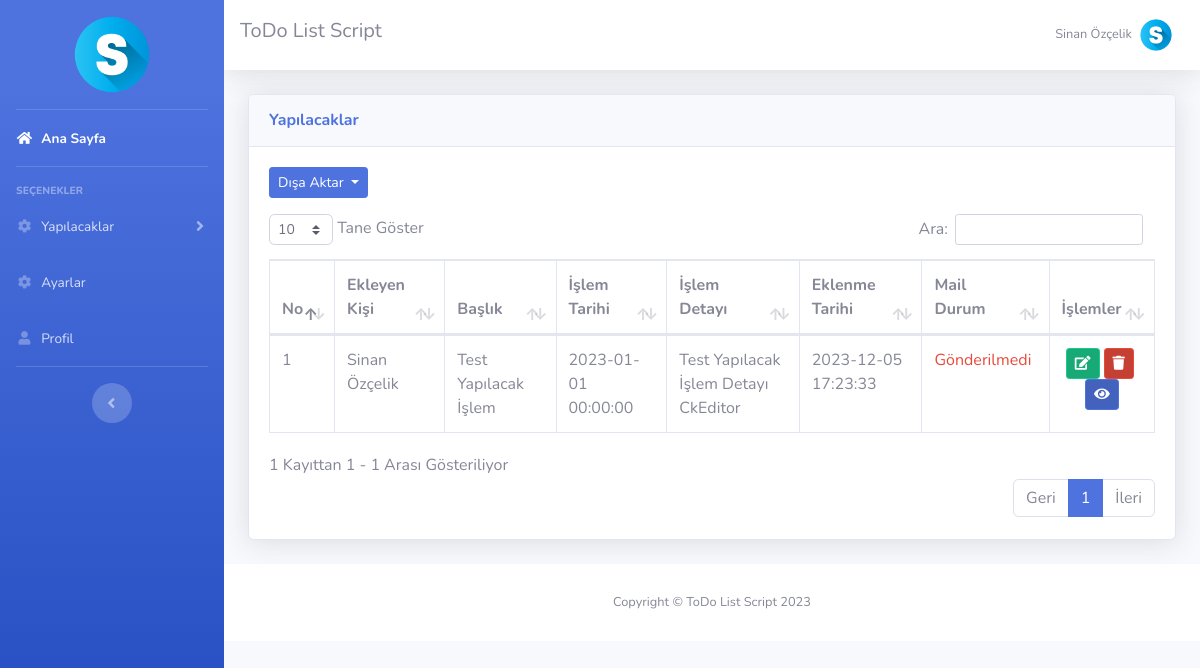
The app's page /yapilacaklar.php (signed in) with its own data.
### tables this page shows
CREATE TABLE `ayarlar` (
  `id` int(11) NOT NULL,
  `site_logo` varchar(400) NOT NULL,
  `site_baslik` varchar(350) NOT NULL,
  `site_aciklama` varchar(300) NOT NULL,
  `site_link` varchar(100) NOT NULL,
  `site_sahip_mail` varchar(100) NOT NULL,
  `site_mail_host` varchar(100) NOT NULL,
  `site_mail_mail` varchar(100) NOT NULL,
  `site_mail_port` int(11) NOT NULL,
  `site_mail_sifre` varchar(100) NOT NULL
);

CREATE TABLE `yapilacaklar` (
  `yap_id` int(11) NOT NULL,
  `yap_kul` int(11) NOT NULL,
  `yap_baslik` varchar(300) NOT NULL,
  `yap_islem_tarih` datetime NOT NULL,
  `yap_mail_onay` int(11) NOT NULL DEFAULT 0,
  `yap_detay` text NOT NULL,
  `yap_mail_durum` int(11) NOT NULL DEFAULT 0,
  `yap_eklenme_tarih` datetime NOT NULL DEFAULT current_timestamp()
);

CREATE TABLE `kullanicilar` (
  `kul_id` int(11) NOT NULL,
  `kul_isim` varchar(200) NOT NULL,
  `kul_mail` varchar(200) NOT NULL,
  `kul_sifre` varchar(100) NOT NULL,
  `kul_telefon` varchar(100) NOT NULL,
  `kul_yetki` int(11) NOT NULL DEFAULT 0
);

### islemler/baglan.php (called while the page is built, shortened)
<?php
$host = "localhost";
$veritabani_ismi = "todo";
$kullanici_adi = "root";
$sifre = "";
try {
	$db = new PDO("mysql:host=$host;dbname=$veritabani_ismi;charset=utf8", $kullanici_adi, $sifre);
} catch (PDOException $e) {
	echo $e->getmessage();
}
$sorgu = $db->prepare("SELECT * FROM ayarlar");
$sorgu->execute();
$ayarcek = $sorgu->fetch(PDO::FETCH_ASSOC);
?>

### fonksiyonlar.php (called while the page is built, shortened)
<?php
function yetkikontrol()
{
	if (@$_SESSION['kul_yetki'] == 1) {
		return TRUE;
	} else {
		return FALSE;
	}
}
?>

### yapilacaklar.php (the view, shortened to what this page needs)
<?php
include 'header.php'
  ?>
<link rel="stylesheet" type="text/css" href="vendor/datatables/dataTables.bootstrap4.min.css">
<div class="container-fluid">
  <div class="card shadow mb-4">
    <div class="card-header py-3">
      <h6 class="m-0 font-weight-bold text-primary">Yapılacaklar</h6>
    </div>
    <div class="card-body">
      <div class="dropdown">
        <button class="btn btn-primary btn-sm dropdown-toggle" type="button" id="dropdownMenuButton"
          data-toggle="dropdown" aria-haspopup="true" aria-expanded="false">
          Dışa Aktar
        </button>
      </div>
      <div class="table-responsive mt-3">
        <table class="table table-bordered" id="yapilacaklartablosu">
          <thead>
            <tr>
              <th>No</th>
              <?php
              if (yetkikontrol()) { ?>
                <th>Ekleyen Kişi</th>
              <?php } ?>
              <th>Başlık</th>
              <th>İşlem Tarihi</th>
              <th>İşlem Detayı</th>
              <th>Eklenme Tarihi</th>
              <th>Mail Durum</th>
              <th>İşlemler</th>
            </tr>
          </thead>
          <tbody>
            <?php
            $sayi = 0;
            if (yetkikontrol()) {
              $sorgu = $db->prepare("SELECT * FROM yapilacaklar LEFT JOIN kullanicilar ON yapilacaklar.yap_kul=kullanicilar.kul_id ORDER BY yap_id DESC");
            } else {
              $sorgu = $db->prepare("SELECT * FROM yapilacaklar WHERE yap_kul={$_SESSION['kul_id']} ORDER BY yap_id DESC");
            }
            $sorgu->execute();
            while ($yapilacaklar = $sorgu->fetch(PDO::FETCH_ASSOC)) {
              $sayi++;
              ?>
              <tr>
                <td>
                  <?php echo $sayi; ?>
                </td>
                <?php
                if (yetkikontrol()) { ?>
                  <td>
                    <?php echo $yapilacaklar['kul_isim']; ?>
                  </td>
                <?php } ?>
                <td>
                  <?php echo $yapilacaklar['yap_baslik']; ?>
                </td>
                <td>
                  <?php echo $yapilacaklar['yap_islem_tarih']; ?>
                </td>
                <td>
                  <?php echo mb_substr($yapilacaklar['yap_detay'], 0, 50); ?>
                </td>
                <td>
                  <?php echo $yapilacaklar['yap_eklenme_tarih']; ?>
                </td>
                <td>
                  <?php
                  if ($yapilacaklar['yap_mail_durum'] == 0) {
                    echo "<span class='text-danger'>Gönderilmedi</span>";
                  } else {
                    echo "<span class='text-success'>Gönderildi</span>";
                  }
                  ?>
                </td>
                <td>
                  <div class="row justify-content-center">
                    <form action="yap-duzenle.php" method="POST" accept-charset="utf-8">
                      <button type="submit" name="duzenleme" class="btn btn-success btn-sm btn-icon-split">
                        <span class="icon text-white-60">
                          <i class="fas fa-edit"></i>
                        </span>
                      </button>
                    </form>
                    <form class="mx-1" action="islemler/ajax.php" method="POST" accept-charset="utf-8">
                      <button type="submit" name="yapsilme" class="btn btn-danger btn-sm btn-icon-split">
                        <span class="icon text-white-60">
                          <i class="fas fa-trash"></i>
                        </span>
                      </button>
                    </form>
                    <form action="yapilacak.php" method="POST" accept-charset="utf-8">
                      <button type="submit" name="duzenleme" class="btn btn-primary btn-sm btn-icon-split">
                        <span class="icon text-white-60">
                          <i class="fas fa-eye"></i>
                        </span>
                      </button>
                    </form>
                  </div>
                </td>
              </tr>
            <?php } ?>
          </tbody>
        </table>
      </div>
    </div>
  </div>
</div>
<?php include 'footer.php' ?>

### header.php (shortened to what this page needs)
<?php
include 'islemler/baglan.php';
include 'fonksiyonlar.php';
?>
<!DOCTYPE html>
<html lang="tr">
<head>
  <link href="vendor/fontawesome-free/css/all.min.css" rel="stylesheet" type="text/css">
  <link href="css/sb-admin-2.min.css" rel="stylesheet">
</head>
<body id="page-top">
  <div id="wrapper">
    <ul class="navbar-nav bg-gradient-primary sidebar sidebar-dark accordion" id="accordionSidebar">
      <li class="nav-item">
        <a class="nav-link text-center" href="index.php">
          <img src="dosyalar/<?php echo $ayarcek['site_logo'] ?>" style="width: 40%; height: auto;">
        </a>
      </li>
      <hr class="sidebar-divider my-0">
      <li class="nav-item active">
        <a class="nav-link" href="index.php">
          <i class="fas fa-fw fa-home"></i>
          <span>Ana Sayfa</span></a>
      </li>
      <hr class="sidebar-divider">
      <div class="sidebar-heading">
        Seçenekler
      </div>
      <li class="nav-item">
        <a class="nav-link collapsed" href="#" data-toggle="collapse" data-target="#collapseTwo" aria-expanded="true"
          aria-controls="collapseTwo">
          <i class="fas fa-fw fa-cog"></i>
          <span>Yapılacaklar</span>
        </a>
      </li>
      <?php
      if (yetkikontrol()) { ?>
        <li class="nav-item">
          <a class="nav-link" href="ayarlar.php">
            <i class="fas fa-fw fa-cog"></i>
            <span>Ayarlar</span></a>
        </li>
      <?php } ?>
      <li class="nav-item">
        <a class="nav-link" href="profil.php">
          <i class="fas fa-fw fa-user"></i>
          <span>Profil</span></a>
      </li>
      <hr class="sidebar-divider d-none d-md-block">
      <div class="text-center d-none d-md-inline">
        <button class="rounded-circle border-0" id="sidebarToggle"></button>
      </div>
    </ul>
    <div id="content-wrapper" class="d-flex flex-column">
      <div id="content">
        <nav class="navbar navbar-expand navbar-light bg-white topbar mb-4 static-top shadow">
          <h5>
            <?php echo $ayarcek['site_baslik'] ?>
          </h5>
          <ul class="navbar-nav ml-auto">
            <li class="nav-item dropdown no-arrow">
              <a class="nav-link dropdown-toggle" href="#" id="userDropdown" role="button" data-toggle="dropdown"
                aria-haspopup="true" aria-expanded="false">
                <span class="mr-2 d-none d-lg-inline text-gray-600 small">
                  <?php echo $_SESSION['kul_isim'] ?>
                </span>
                <img class="img-profile rounded-circle" src="dosyalar/<?php echo $ayarcek['site_logo'] ?>">
              </a>
            </li>
          </ul>
        </nav>

### footer.php (shortened to what this page needs)
<footer class="sticky-footer bg-white">
  <div class="container my-auto">
    <div class="copyright text-center my-auto">
      <span>Copyright &copy;
        <?php echo $ayarcek['site_baslik']; ?>
        <?php echo date("Y"); ?>
      </span>
    </div>
  </div>
</footer>
</div>
</div>
</body>
</html>

### records on screen
ayarlar: site_logo (picture), site_baslik "ToDo List Script"
yapilacaklar: kullanicilar.kul_isim "Sinan Özçelik", yap_baslik "Test Yapılacak İşlem", yap_islem_tarih "2023-01-01 00:00:00", yap_detay "Test Yapılacak İşlem Detayı CkEditor", yap_eklenme_tarih "2023-12-05 17:23:33", yap_mail_durum "Gönderilmedi"

### other values on screen
$_SESSION['kul_isim'] "Sinan Özçelik"
